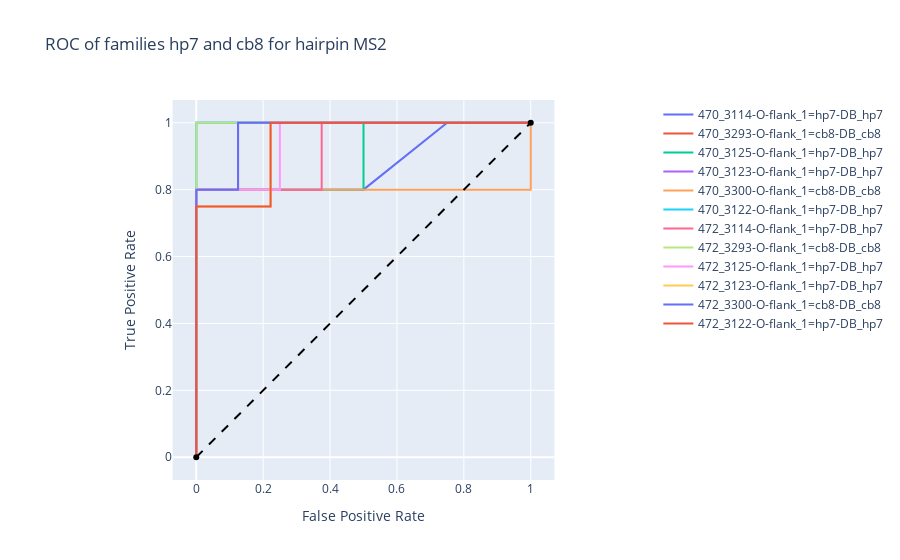

The cell this chart's notebook holds for it:
### Code cell
out = study.auc(
        sample=[470, 472], 
        family=['hp7', 'cb8'], 
        base_type=['A','C'], 
        base_index=list(range(19,42)),
        title='ROC of families hp7 and cb8 for hairpin MS2'
        )

### Figure 1 — Plotly figure (JSON) as saved in the notebook; plotly's stock layout.template omitted (floating-point values rounded to 4 significant figures)
{"data": [{"line": {"width": 2}, "mode": "lines", "name": "470_3114-O-flank_1=hp7-DB_hp7", "type": "scatter", "x": [0, 0, 0, 0.125, 0.375, 0.5, 0.75, 1], "y": [0, 0.2, 0.8, 0.8, 0.8, 0.8, 1, 1]}, {"line": {"width": 2}, "mode": "lines", "name": "470_3293-O-flank_1=cb8-DB_cb8", "type": "scatter", "x": [0, 0, 0, 0.125, 0.125, 1], "y": [0, 0.2, 0.8, 0.8, 1, 1]}, {"line": {"width": 2}, "mode": "lines", "name": "470_3125-O-flank_1=hp7-DB_hp7", "type": "scatter", "x": [0, 0, 0, 0.5, 0.5, 1], "y": [0, 0.2, 0.8, 0.8, 1, 1]}, {"line": {"width": 2}, "mode": "lines", "name": "470_3123-O-flank_1=hp7-DB_hp7", "type": "scatter", "x": [0, 0, 0, 1], "y": [0, 0.25, 1, 1]}, {"line": {"width": 2}, "mode": "lines", "name": "470_3300-O-flank_1=cb8-DB_cb8", "type": "scatter", "x": [0, 0, 0, 1, 1], "y": [0, 0.2, 0.8, 0.8, 1]}, {"line": {"width": 2}, "mode": "lines", "name": "470_3122-O-flank_1=hp7-DB_hp7", "type": "scatter", "x": [0, 0, 0, 1], "y": [0, 0.25, 1, 1]}, {"line": {"width": 2}, "mode": "lines", "name": "472_3114-O-flank_1=hp7-DB_hp7", "type": "scatter", "x": [0, 0, 0, 0.375, 0.375, 0.625, 0.875, 1], "y": [0, 0.2, 0.8, 0.8, 1, 1, 1, 1]}, {"line": {"width": 2}, "mode": "lines", "name": "472_3293-O-flank_1=cb8-DB_cb8", "type": "scatter", "x": [0, 0, 0, 1], "y": [0, 0.2, 1, 1]}, {"line": {"width": 2}, "mode": "lines", "name": "472_3125-O-flank_1=hp7-DB_hp7", "type": "scatter", "x": [0, 0, 0, 0.25, 0.25, 1], "y": [0, 0.2, 0.8, 0.8, 1, 1]}, {"line": {"width": 2}, "mode": "lines", "name": "472_3123-O-flank_1=hp7-DB_hp7", "type": "scatter", "x": [0, 0, 0, 0.2222, 0.2222, 1], "y": [0, 0.25, 0.75, 0.75, 1, 1]}, {"line": {"width": 2}, "mode": "lines", "name": "472_3300-O-flank_1=cb8-DB_cb8", "type": "scatter", "x": [0, 0, 0, 0.125, 0.125, 1], "y": [0, 0.2, 0.8, 0.8, 1, 1]}, {"line": {"width": 2}, "mode": "lines", "name": "472_3122-O-flank_1=hp7-DB_hp7", "type": "scatter", "x": [0, 0, 0, 0.2222, 0.2222, 1], "y": [0, 0.25, 0.75, 0.75, 1, 1]}, {"line": {"color": "black", "dash": "dash", "width": 2}, "showlegend": false, "type": "scatter", "x": [0, 1], "y": [0, 1]}], "layout": {"title": {"text": "ROC of families hp7 and cb8 for hairpin MS2"}, "xaxis": {"constrain": "domain", "title": {"text": "False Positive Rate"}}, "yaxis": {"scaleanchor": "x", "scaleratio": 1, "title": {"text": "True Positive Rate"}}}}
